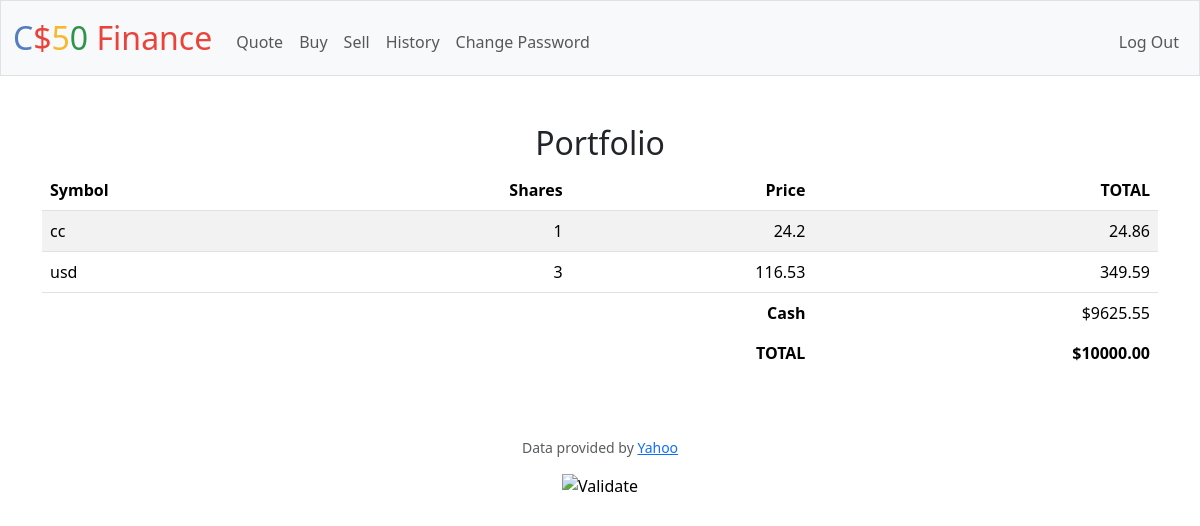
Screenshot of / (signed in) with the database file from the repository.
### tables this page shows
CREATE TABLE portfolio (
        user_id INTEGER,
        symbol TEXT,
        shares INTEGER,
        price NUMERIC,
        total NUMERIC,
        timestamp TIMESTAMP DEFAULT CURRENT_TIMESTAMP,
        FOREIGN KEY(user_id) REFERENCES users(id)
    );

### app.py (the view)
@app.route("/")
@login_required
def index():
    print("jjindex_portfolio222")
    db.execute('''
    CREATE TABLE IF NOT EXISTS portfolio (
        user_id INTEGER,
        symbol TEXT,
        shares INTEGER,
        price NUMERIC,
        total NUMERIC,
        timestamp TIMESTAMP DEFAULT CURRENT_TIMESTAMP,
        FOREIGN KEY(user_id) REFERENCES users(id)
    );
    ''')
    user_id = session.get("user_id")
    portfolio = db.execute("""
        SELECT symbol, SUM(shares) AS shares, price, ROUND(SUM(total), 2) AS total
        FROM portfolio
        WHERE user_id = ?
        GROUP BY symbol
    """, user_id)
    user = db.execute("SELECT cash FROM users WHERE id = ?", user_id)
    cash = user[0]['cash'] if user else 0
    total_portfolio_value = sum([item['total'] for item in portfolio]) + cash
    return render_template('index.html', portfolio=portfolio, cash=round(cash,2), total=round(total_portfolio_value, 2))

### app.py (called while the page is built)
@app.after_request
def after_request(response):
    response.headers["Cache-Control"] = "no-cache, no-store, must-revalidate"
    response.headers["Expires"] = 0
    response.headers["Pragma"] = "no-cache"
    return response

### helpers.py (called while the page is built)
def login_required(f):
    @wraps(f)
    def decorated_function(*args, **kwargs):
        if session.get("user_id") is None:
            return redirect("/login")
        return f(*args, **kwargs)
    return decorated_function

### templates/index.html (shortened to what this page needs)
{% extends "layout.html" %}
{% block main %}
<h2>Portfolio</h2>
<table class="table table-striped">
    <thead>
        <tr>
            <th class="text-start">Symbol</th>
            <th class="text-end">Shares</th>
            <th class="text-end">Price</th>
            <th class="text-end">TOTAL</th>
        </tr>
    </thead>
    <tbody>
        {% for value in portfolio %}
        <tr>
            <td class="text-start">{{ value.symbol }}</td>
            <td class="text-end">{{ value.shares }}</td>
            <td class="text-end">{{ value.price }}</td>
            <td class="text-end">{{ "%.2f"|format(value.total) }}</td>
        </tr>
        {% endfor %}
    </tbody>
    <tfoot>
        <tr>
            <td class="border-0 fw-bold text-end" colspan="3">Cash</td>
            <td class="border-0 text-end">${{ "%.2f"|format(cash) }}</td>
        </tr>
        <tr>
            <td class="border-0 fw-bold text-end" colspan="3">TOTAL</td>
            <td class="border-0 fw-bold text-end">${{ "%.2f"|format(total) }}</td>
        </tr>
    </tfoot>
</table>
{% endblock %}

### rows the page displays
portfolio: symbol "usd", shares "3", price "116.53", total "349.59"

### other values shown
{{ value.symbol }} "cc"
{{ value.shares }} "1"
{{ value.price }} "24.2"
{{ "%.2f"|format(value.total) }} "24.86"
{{ "%.2f"|format(cash) }} "9625.55"
{{ "%.2f"|format(total) }} "10000.00"
